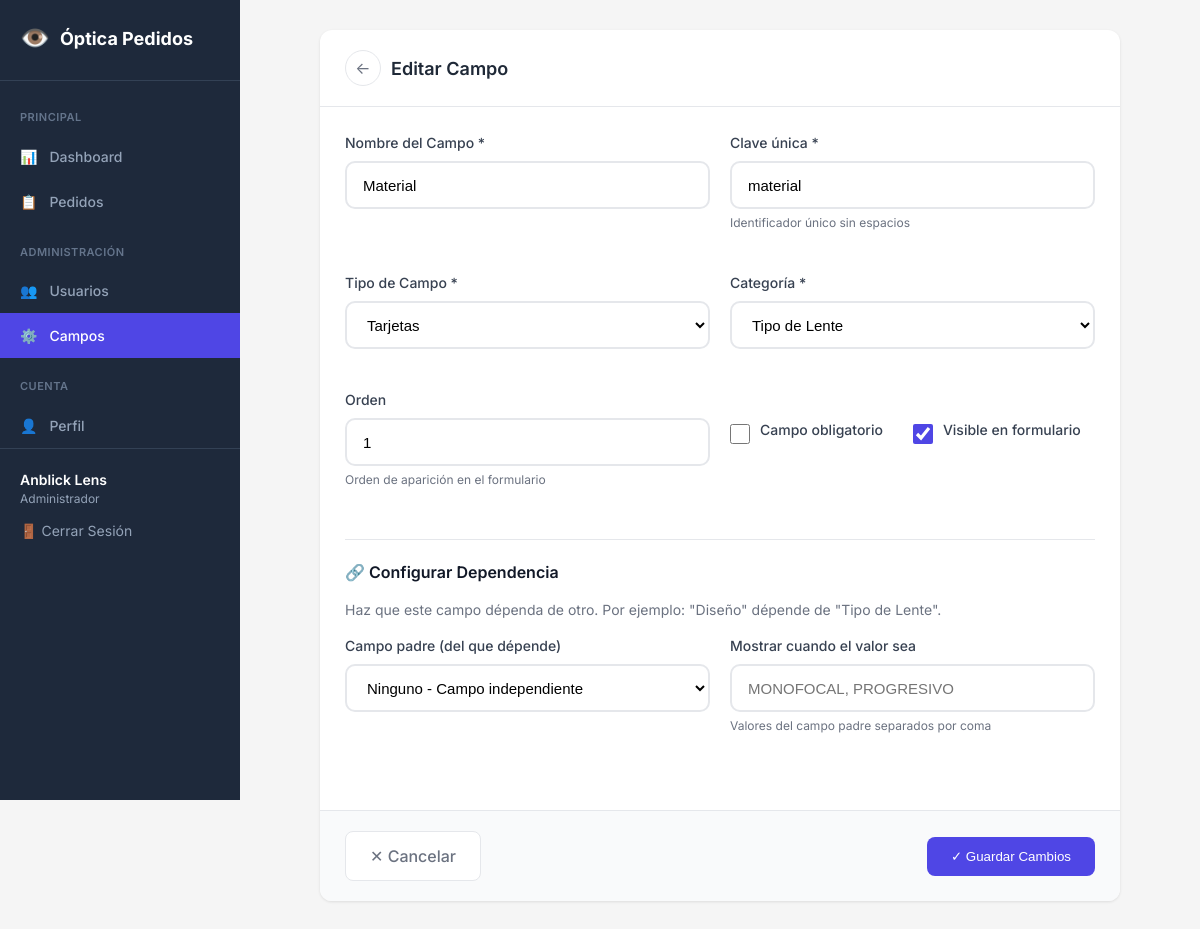
The app's page /gestion/campos/1/editar/ (signed in) with its own data.
### pedidos/models.py (models this page shows, shortened)
class Usuario(AbstractUser):
    rol = models.CharField('Rol', max_length=20, choices=Rol.choices, default=Rol.CLIENTE)
    nombre_optica = models.CharField('Nombre de Óptica', max_length=200, blank=True)
    ciudad_optica = models.CharField('Ciudad', max_length=100, blank=True)
    ruc_optica = models.CharField('RUC', max_length=20, blank=True)
    vendedor_optica = models.CharField('Vendedor', max_length=100, blank=True)
    telefono_optica = models.CharField('Teléfono', max_length=20, blank=True)
    logo = models.ImageField('Logo', upload_to='logos/', blank=True, null=True)
    objects = UsuarioManager()
    class Meta:
        verbose_name = 'Usuario'
        verbose_name_plural = 'Usuarios'
    def es_admin(self):
        return self.rol == Rol.ADMIN

class Campo(models.Model):
    nombre = models.CharField('Nombre', max_length=100)
    clave = models.SlugField('Clave única', max_length=50, unique=True)
    tipo = models.CharField('Tipo', max_length=20, choices=TipoCampo.choices)
    categoria = models.CharField('Categoría', max_length=30, choices=CategoriaCampo.choices)
    requerido = models.BooleanField('Requerido', default=False)
    orden = models.PositiveIntegerField('Orden', default=0)
    activo = models.BooleanField('Activo', default=True)
    opciones = models.JSONField('Opciones', default=list, blank=True)
    depende_de = models.ForeignKey(
        'self',
        on_delete=models.SET_NULL,
        null=True,
        blank=True,
        related_name='campos_dependientes',
        verbose_name='Depende de'
    )
    valores_que_muestran = models.JSONField(
        'Valores que muestran este campo',
        default=list,
        blank=True,
        help_text='Lista de valores del campo padre que muestran este campo'
    )
    class Meta:
        verbose_name = 'Campo'
        verbose_name_plural = 'Campos'
        ordering = ['categoria', 'orden', 'nombre']

### pedidos/views.py (the view)
# urls.py: path('gestion/campos/<int:pk>/editar/', views.admin_campo_edit, name='admin_campo_edit'),
@login_required
def admin_campo_edit(request, pk):
    if not request.user.es_admin():
        return redirect('dashboard')
    campo = get_object_or_404(Campo, pk=pk)
    if request.method == 'POST':
        form = CampoForm(request.POST, instance=campo)
        if form.is_valid():
            campo = form.save()
            messages.success(request, 'Campo actualizado')
            return redirect('admin_campos')
    else:
        form = CampoForm(instance=campo)
    campos_disponibles = Campo.objects.filter(tipo=TipoCampo.DROPDOWN)
    return render(request, 'pedidos/admin/campo_form.html', {
        'form': form,
        'campo': campo,
        'campos_disponibles': campos_disponibles,
        'usuario': request.user,
    })

### templates/pedidos/admin/campo_form.html (shortened to what this page needs)
{% extends 'base.html' %}
{% block content %}
<nav class="sidebar">
    <a href="{% url 'dashboard' %}" class="sidebar-brand"><span>👁️</span> Óptica Pedidos</a>
    <div class="sidebar-menu">
        <div class="menu-title">Principal</div>
        <a href="{% url 'dashboard' %}" class="menu-link"><span>📊</span> Dashboard</a>
        <a href="{% url 'pedido_list' %}" class="menu-link"><span>📋</span> Pedidos</a>
        <div class="menu-title">Administración</div>
        <a href="{% url 'admin_usuarios' %}" class="menu-link"><span>👥</span> Usuarios</a>
        <a href="{% url 'admin_campos' %}" class="menu-link active"><span>⚙️</span> Campos</a>
        <div class="menu-title">Cuenta</div>
        <a href="{% url 'perfil' %}" class="menu-link"><span>👤</span> Perfil</a>
    </div>
    <div class="sidebar-footer">
        <div class="user-info">
            <div class="user-name">{{ usuario.get_full_name|default:usuario.username }}</div>
            <div class="user-role">{{ usuario.get_rol_display }}</div>
        </div>
        <a href="{% url 'logout' %}" class="btn-logout">🚪 Cerrar Sesión</a>
    </div>
</nav>
<main class="main">
    <div class="form-page">
        <div class="form-card">
            <div class="form-card-header">
                <a href="{% url 'admin_campos' %}" class="btn-volver" title="Volver">←</a>
                <h2>{% if campo %}Editar{% else %}Nuevo{% endif %} Campo</h2>
            </div>
            <form method="POST">
                <div class="form-card-body">
                    <div class="form-row">
                        <div class="form-group">
                            <label class="form-label">Nombre del Campo *</label>
                            <input type="text" name="nombre" class="form-control" required value="{{ form.nombre.value|default:campo.nombre|default:'' }}" placeholder="Ej: Tipo de Lente">
                        </div>
                        <div class="form-group">
                            <label class="form-label">Clave única *</label>
                            <input type="text" name="clave" class="form-control" required value="{{ form.clave.value|default:campo.clave|default:'' }}" placeholder="Ej: tipo_lente">
                            <p class="help-text">Identificador único sin espacios</p>
                        </div>
                    </div>
                    <div class="form-row">
                        <div class="form-group">
                            <label class="form-label">Tipo de Campo *</label>
                            <select name="tipo" class="form-select" required id="id_tipo">
                                <option value="tarjetas" {% if form.tipo.value == 'tarjetas' or campo.tipo == 'tarjetas' %}selected{% endif %}>Tarjetas</option>
                            </select>
                        </div>
                        <div class="form-group">
                            <label class="form-label">Categoría *</label>
                            <select name="categoria" class="form-select" required>
                                <option value="LENTE" {% if form.categoria.value == 'LENTE' or campo.categoria == 'LENTE' %}selected{% endif %}>Tipo de Lente</option>
                            </select>
                        </div>
                    </div>
                    <div class="form-row">
                        <div class="form-group">
                            <label class="form-label">Orden</label>
                            <input type="number" name="orden" class="form-control" value="{{ form.orden.value|default:campo.orden|default:0 }}">
                            <p class="help-text">Orden de aparición en el formulario</p>
                        </div>
                        <div class="form-group">
                            <div class="checkbox-group" style="margin-top: 30px;">
                                <div class="checkbox-item">
                                    <input type="checkbox" name="requerido" id="id_requerido" {% if form.requerido.value or campo.requerido %}checked{% endif %}>
                                    <label for="id_requerido">Campo obligatorio</label>
                                </div>
                                <div class="checkbox-item">
                                    <input type="checkbox" name="activo" id="id_activo" checked {% if campo.activo == False %}checked{% endif %}>
                                    <label for="id_activo">Visible en formulario</label>
                                </div>
                            </div>
                        </div>
                    </div>
                    <div class="seccion-divider">
                        <h3 class="seccion-titulo">🔗 Configurar Dependencia</h3>
                        <p style="color: #6b7280; margin-bottom: 15px; font-size: 14px;">Haz que este campo dépenda de otro. Por ejemplo: "Diseño" dépende de "Tipo de Lente".</p>
                        <div class="form-row">
                            <div class="form-group">
                                <label class="form-label">Campo padre (del que dépende)</label>
                                <select name="depende_de" class="form-select">
                                    <option value="">Ninguno - Campo independiente</option>
                                </select>
                            </div>
                            <div class="form-group">
                                <label class="form-label">Mostrar cuando el valor sea</label>
                                <input type="text" name="valores_temp" class="form-control"
                                       value="{{ form.valores_temp.value|default:'' }}"
                                       placeholder="MONOFOCAL, PROGRESIVO">
                                <p class="help-text">Valores del campo padre separados por coma</p>
                            </div>
                        </div>
                    </div>
                </div>
                <div class="form-acciones">
                    <a href="{% url 'admin_campos' %}" class="btn-cancelar">✕ Cancelar</a>
                    <button type="submit" class="btn-guardar">✓ {% if campo %}Guardar Cambios{% else %}Crear Campo{% endif %}</button>
                </div>
            </form>
        </div>
    </div>
</main>
{% endblock %}

### templates/pedidos/admin/campo_form.html (style rules this page uses)
.form-page { max-width: 800px; margin: 0 auto; }
.form-card { background: white; border-radius: 12px; box-shadow: 0 1px 3px rgba(0,0,0,0.1); }
.form-card-header { padding: 20px 25px; border-bottom: 1px solid #e5e7eb; display: flex; align-items: center; gap: 10px; }
.form-card-header h2 { margin: 0; font-size: 18px; font-weight: 600; }
.btn-volver { display: inline-flex; align-items: center; justify-content: center; width: 36px; height: 36px; background: white; color: #6b7280; border: 1px solid #e5e7eb; border-radius: 50%; text-decoration: none; font-size: 16px; }
.form-card-body { padding: 25px; }
.form-row { display: grid; grid-template-columns: repeat(2, 1fr); gap: 20px; margin-bottom: 20px; }
.form-group { margin-bottom: 20px; }
.form-label { display: block; margin-bottom: 8px; font-weight: 500; font-size: 14px; color: #374151; }
.form-control, .form-select { width: 100%; height: 45px; padding: 10px 15px; font-size: 14px; border: 2px solid #e5e7eb; border-radius: 8px; background: white; }
.help-text { margin-top: 5px; font-size: 12px; color: #6b7280; }
.seccion-divider { margin: 30px 0; padding-top: 20px; border-top: 1px solid #e5e7eb; }
.seccion-titulo { font-size: 16px; font-weight: 600; color: #111827; margin-bottom: 15px; }
.checkbox-group { display: flex; gap: 30px; flex-wrap: wrap; }
.checkbox-item { display: flex; align-items: center; gap: 10px; }
.checkbox-item input[type="checkbox"] { width: 20px; height: 20px; accent-color: #4f46e5; }
.checkbox-item label { font-size: 14px; color: #374151; }
.form-acciones { display: flex; justify-content: space-between; align-items: center; padding: 20px 25px; border-top: 1px solid #e5e7eb; background: #f9fafb; border-radius: 0 0 12px 12px; }
.btn-cancelar { display: inline-flex; align-items: center; gap: 8px; padding: 12px 24px; background: white; color: #6b7280; border: 1px solid #e5e7eb; border-radius: 8px; font-weight: 500; text-decoration: none; }
.btn-guardar { display: inline-flex; align-items: center; gap: 8px; padding: 12px 24px; background: #4f46e5; color: white; border: none; border-radius: 8px; font-weight: 500; cursor: pointer; }

### templates/base.html (style rules this page uses)
*, *::before, *::after { margin: 0; padding: 0; box-sizing: border-box; }
html { height: 100%; }
body { font-family: 'Inter', -apple-system, BlinkMacSystemFont, sans-serif; background: #f5f5f5; color: #1f2937; line-height: 1.5; }
.sidebar { width: 240px; background: #1e293b; color: white; padding: 20px 0; position: fixed; height: 100vh; overflow-y: auto; transition: transform 0.3s ease; z-index: 100; }
.sidebar-brand { display: flex; align-items: center; gap: 10px; padding: 0 20px 24px; font-size: 18px; font-weight: 700; color: white; text-decoration: none; border-bottom: 1px solid #334155; margin-bottom: 8px; }
.sidebar-brand span { font-size: 24px; }
.menu-title { padding: 20px 20px 8px; font-size: 11px; font-weight: 600; text-transform: uppercase; letter-spacing: 0.5px; color: #64748b; }
.menu-link { display: flex; align-items: center; gap: 12px; padding: 12px 20px; color: #94a3b8; text-decoration: none; font-size: 14px; font-weight: 500; transition: all 0.2s; }
.menu-link.active { background: #4f46e5; color: white; }
.sidebar-footer { padding: 20px; border-top: 1px solid #334155; }
.sidebar-footer a { color: #94a3b8; text-decoration: none; font-size: 14px; }
.main { flex: 1; margin-left: 240px; padding: 30px; transition: margin-left 0.3s ease; }
.form-group { margin-bottom: 20px; }
.form-group label { display: block; margin-bottom: 8px; font-weight: 500; font-size: 14px; color: #374151; }
.form-control, .form-select { width: 100%; height: 48px; padding: 12px 16px; font-size: 15px; border: 2px solid #e5e7eb; border-radius: 10px; background: white; transition: all 0.2s; }
.user-info { margin-bottom: 12px; }
.user-name { font-weight: 600; color: white; font-size: 14px; }
.user-role { font-size: 12px; color: #94a3b8; }
.btn-logout { display: block; color: #94a3b8; text-decoration: none; font-size: 14px; }

### records on screen
Usuario: get_full_name "Anblick Lens", rol "Administrador"
Campo: nombre "Material", clave "material", tipo "Tarjetas", categoria "Tipo de Lente", orden "1", activo "☑"
